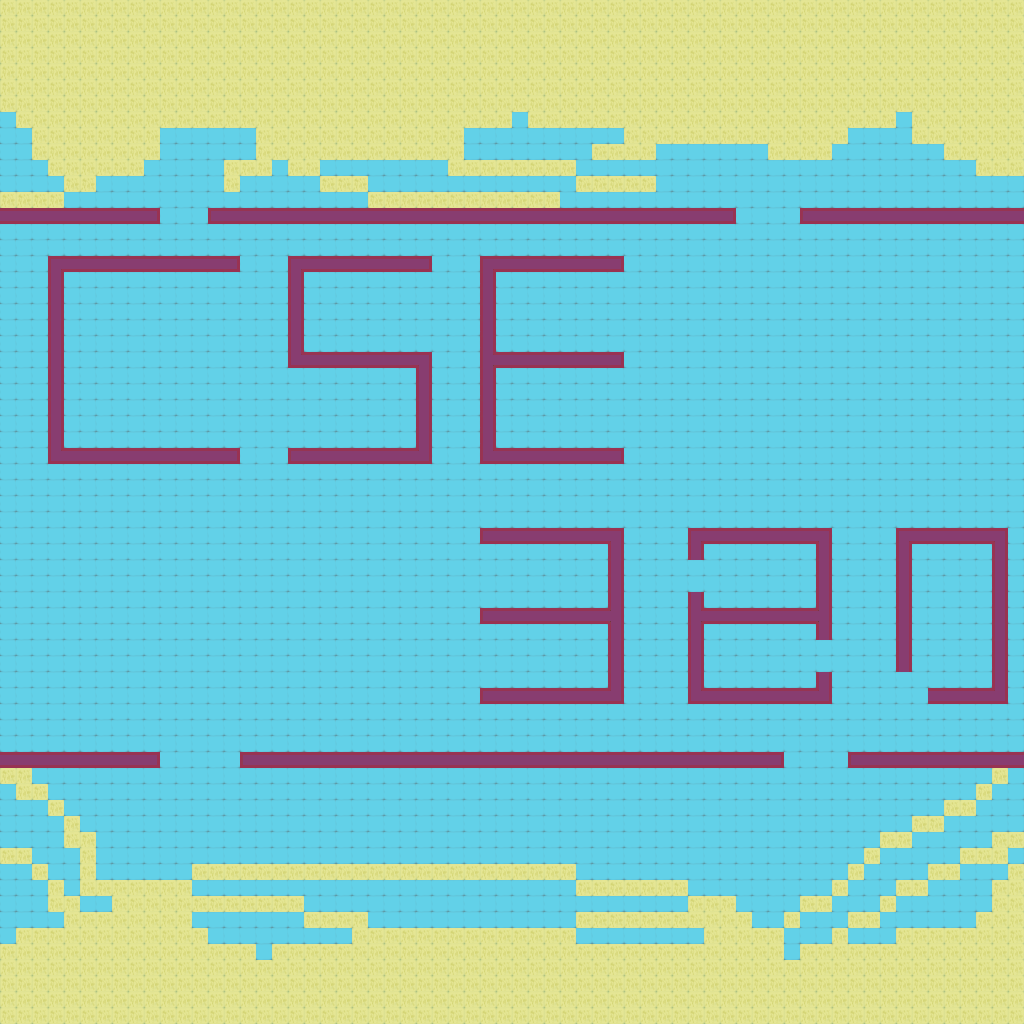

This is a level from a 2D game, rendered from its Tiled map with the project's own tilesets. A one-line summary and the map file follow, with tile-layer data summarised:
An orthogonal 64x64 tile map with 16x16 px tiles, 2 tile layers (Floor, Walls) and 70 objects.

<map version="1.4" tiledversion="1.4.3" orientation="orthogonal" renderorder="right-down" width="64" height="64" tilewidth="16" tileheight="16" infinite="0" nextlayerid="9" nextobjectid="85">
 <tileset firstgid="1" source="my_top_down.tsx" />
 <layer id="1" name="Floor" width="64" height="64">
  <data>[4096 cells, 4096 non-empty, 2 distinct tile ids]</data>
 </layer>
 <objectgroup id="3" name="bots" visible="0">
  <object id="3" x="259" y="391" width="5" height="321" />
  <object id="5" x="453.333" y="808" />
  <object id="7" x="118.667" y="553.333" />
  <object id="8" x="168" y="542.667" />
  <object id="9" x="380" y="157.333" />
  <object id="10" x="648" y="70.6667" />
  <object id="11" x="678" y="980" width="256" height="4" />
  <object id="12" x="678.5" y="903.5" width="255.5" height="77" />
  <object id="13" x="760" y="652" width="96" />
  <object id="15" x="866" y="658" />
  <object id="16" x="880" y="670" />
  <object id="17" x="890" y="684" />
  <object id="18" x="904" y="686" />
  <object id="19" x="922" y="678" />
  <object id="20" x="940" y="662" />
  <object id="21" x="938" y="560" width="6" height="94" />
  <object id="22" x="688" y="266" width="4" height="208" />
  <object id="23" x="750" y="274" height="194" />
  <object id="24" x="832" y="266" height="198" />
  <object id="25" x="894" y="266" width="4" height="202" />
  <object id="26" x="958" y="268" width="4" height="196" />
  <object id="27" x="72" y="54.6667" width="292" />
  <object id="28" x="606.667" y="149.333" width="330.667" height="2.66667" />
  <object id="29" x="452" y="940" />
  <object id="30" x="816" y="760" />
  <object id="31" x="378" y="620" />
  <object id="32" x="78" y="674" />
  <object id="33" x="136" y="348" />
  <object id="36" x="262" y="494" width="706" height="2" />
 </objectgroup>
 <objectgroup id="4" name="laserguns" visible="0">
  <object id="38" x="106" y="818" />
  <object id="48" x="108" y="818">
   <ellipse />
  </object>
  <object id="49" x="974" y="560">
   <ellipse />
  </object>
  <object id="50" x="84" y="426">
   <ellipse />
  </object>
  <object id="51" x="516" y="288">
   <ellipse />
  </object>
  <object id="58" x="1000" y="22">
   <ellipse />
  </object>
 </objectgroup>
 <objectgroup id="8" name="route">
  <object id="59" x="26" y="736">
   <polyline points="0,0 78,0 174,-2 174,122" />
  </object>
  <object id="60" x="200" y="734">
   <polyline points="0,0 128,0 618,-2 620,116" />
  </object>
  <object id="61" x="816" y="734">
   <polyline points="0,0 154,2" />
  </object>
  <object id="62" x="28" y="788">
   <polyline points="0,0 170,-2 792,-4 954,-4" />
  </object>
  <object id="63" x="260" y="736">
   <polyline points="0,0 2,-30 0,-496 -242,-498 -236,-6" />
  </object>
  <object id="64" x="108" y="402">
   <polyline points="152,-84 0,-84 0,0 148,0 254,0" />
  </object>
  <object id="65" x="258" y="238">
   <polyline points="0,0 728,0" />
  </object>
  <object id="69" x="864" y="496">
   <polyline points="0,0 4,156 4,240" />
  </object>
  <object id="70" x="182" y="238">
   <polyline points="0,0 0,-56 -162,-58 822,-58 580,-58 582,-4" />
  </object>
  <object id="71" x="258" y="496">
   <polyline points="0,0 604,-4" />
  </object>
  <object id="72" x="456" y="238">
   <polyline points="0,0 4,256" />
  </object>
  <object id="73" x="652" y="494">
   <polyline points="0,0 6,236" />
  </object>
  <object id="74" x="632" y="238">
   <polyline points="0,0 4,256" />
  </object>
  <object id="75" x="864" y="494">
   <polyline points="0,0 148,2 150,236 108,240" />
  </object>
  <object id="77" x="548" y="576">
   <polyline points="0,0 -286,0" />
  </object>
  <object id="78" x="262" y="666">
   <polyline points="0,0 290,-4" />
  </object>
  <object id="79" x="756" y="576">
   <polyline points="0,0 -98,0" />
  </object>
  <object id="80" x="332" y="320">
   <polyline points="0,0 122,0" />
  </object>
  <object id="81" x="518" y="316">
   <polyline points="0,0 112,2" />
  </object>
  <object id="82" x="520" y="412">
   <polyline points="0,0 112,-2" />
  </object>
  <object id="83" x="866.667" y="660">
   <point />
  </object>
  <object id="84" x="20" y="478.667">
   <polyline points="0,0 240,-4" />
  </object>
 </objectgroup>
 <objectgroup id="7" name="knive" visible="0">
  <object id="53" x="556" y="826" />
  <object id="54" x="954" y="976" />
  <object id="55" x="958" y="276" />
  <object id="56" x="684" y="64" />
  <object id="57" x="52" y="124" />
 </objectgroup>
 <objectgroup id="6" name="pistol" visible="0">
  <object id="43" x="200" y="968">
   <point />
  </object>
  <object id="44" x="182" y="616">
   <point />
  </object>
  <object id="45" x="262" y="264">
   <point />
  </object>
  <object id="46" x="748" y="414">
   <point />
  </object>
  <object id="47" x="838" y="176">
   <point />
  </object>
 </objectgroup>
 <objectgroup id="5" name="healthpacks" visible="0">
  <object id="39" x="436" y="684" />
  <object id="40" x="476" y="720" />
  <object id="41" x="268" y="148" />
 </objectgroup>
 <layer id="2" name="Walls" width="64" height="64">
  <data>[4096 cells, 324 non-empty, 10 distinct tile ids]</data>
 </layer>
</map>